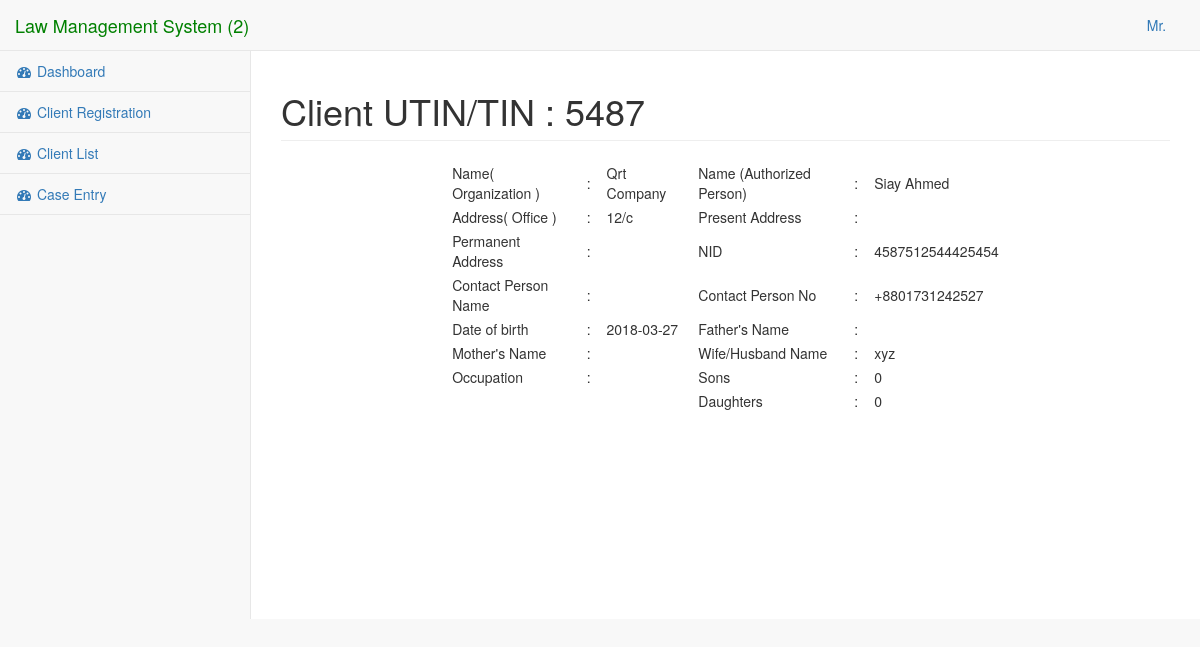
The page /user/view_client.php?id=13 (signed in) on the database its author committed.
### tables this page shows
CREATE TABLE `clients` (
  `c_id` int(11) NOT NULL,
  `ad_id` int(11) NOT NULL,
  `tin` varchar(100) NOT NULL,
  `name_org` varchar(100) NOT NULL,
  `name_per` varchar(100) NOT NULL,
  `add_off` varchar(100) NOT NULL,
  `add_pre` varchar(100) NOT NULL,
  `add_per` varchar(100) NOT NULL,
  `cont_name` varchar(100) NOT NULL,
  `cont_no` varchar(100) NOT NULL,
  `nid` varchar(100) NOT NULL,
  `birth_date` date NOT NULL,
  `name_fat` varchar(100) NOT NULL,
  `name_mot` varchar(100) NOT NULL,
  `name_fia` varchar(100) NOT NULL,
  `occ` varchar(100) NOT NULL,
  `son` int(11) NOT NULL,
  `dau` int(11) NOT NULL
);

### user/view_client.php (the view, shortened to what this page needs)
<?php include('session.php'); ?>
<!DOCTYPE html>
<html lang="en">
<head>
    <link href="vendor/bootstrap/css/bootstrap.min.css" rel="stylesheet">
    <link href="vendor/metisMenu/metisMenu.min.css" rel="stylesheet">
    <link href="dist/css/sb-admin-2.css" rel="stylesheet">
    <link href="vendor/morrisjs/morris.css" rel="stylesheet">
    <link href="vendor/font-awesome/css/font-awesome.min.css" rel="stylesheet" type="text/css">
</head>
<body>
    <div id="wrapper">
		<?php include ('include/navbar.php'); ?>
        <div id="page-wrapper">
            <div class="row">
                <div class="col-lg-12">
                    <?php
                        $id = $_GET['id'];
                        $query = "select * from clients where c_id = '$id' ";
                        $result = mysqli_query($conn,$query);
                        $row = mysqli_fetch_assoc($result);
                    ?>
                    <h1 class="page-header">Client UTIN/TIN : <?=$row['tin']?></h1>
                </div>
            </div>
            <div class="col-md-2"></div>
            <div class="col-md-8">
            <table id="det">
                <tr><td>Name( Organization )</td><td>:</td><td><?=$row['name_org']?></td><td>Name (Authorized Person)</td><td>:</td><td><?=$row['name_per']?></td></tr>
                <tr><td>Address( Office )</td><td>:</td><td><?=$row['add_off']?></td><td>Present Address</td><td>:</td><td><?=$row['add_pre']?></td></tr>
                <tr><td>Permanent Address</td><td>:</td><td><?=$row['add_per']?></td><td>NID</td><td>:</td><td><?=$row['nid']?></td></tr>
                <tr><td>Contact Person Name</td><td>:</td><td><?=$row['cont_name']?></td><td>Contact Person No</td><td>:</td><td><?=$row['cont_no']?></td></tr>
                <tr><td>Date of birth</td><td>:</td><td><?=$row['birth_date']?></td><td>Father's Name</td><td>:</td><td><?=$row['name_fat']?></td></tr>
                <tr><td>Mother's Name</td><td>:</td><td><?=$row['name_mot']?></td><td>Wife/Husband Name</td><td>:</td><td><?=$row['name_fia']?></td></tr>
                <tr><td>Occupation</td><td>:</td><td><?=$row['occ']?></td><td>Sons</td><td>:</td><td><?=$row['son']?></td></tr>
                <tr><td></td><td></td><td></td><td>Daughters</td><td>:</td><td><?=$row['dau']?></td></tr>
            </table> </div>
			<div class="col-md-2">
			</div>
        </div>
    </div>
</body>
</html>

### user/view_client.php (style rules this page uses)
#det td { padding: 2px 8px 2px 8px; }

### rows shown on the page
clients: tin "5487", name_org "Qrt Company", name_per "Siay Ahmed", add_off "12/c", nid "4587512544425454", cont_no "+8801731242527", birth_date "2018-03-27", name_fia "xyz", son "0", dau "0"
